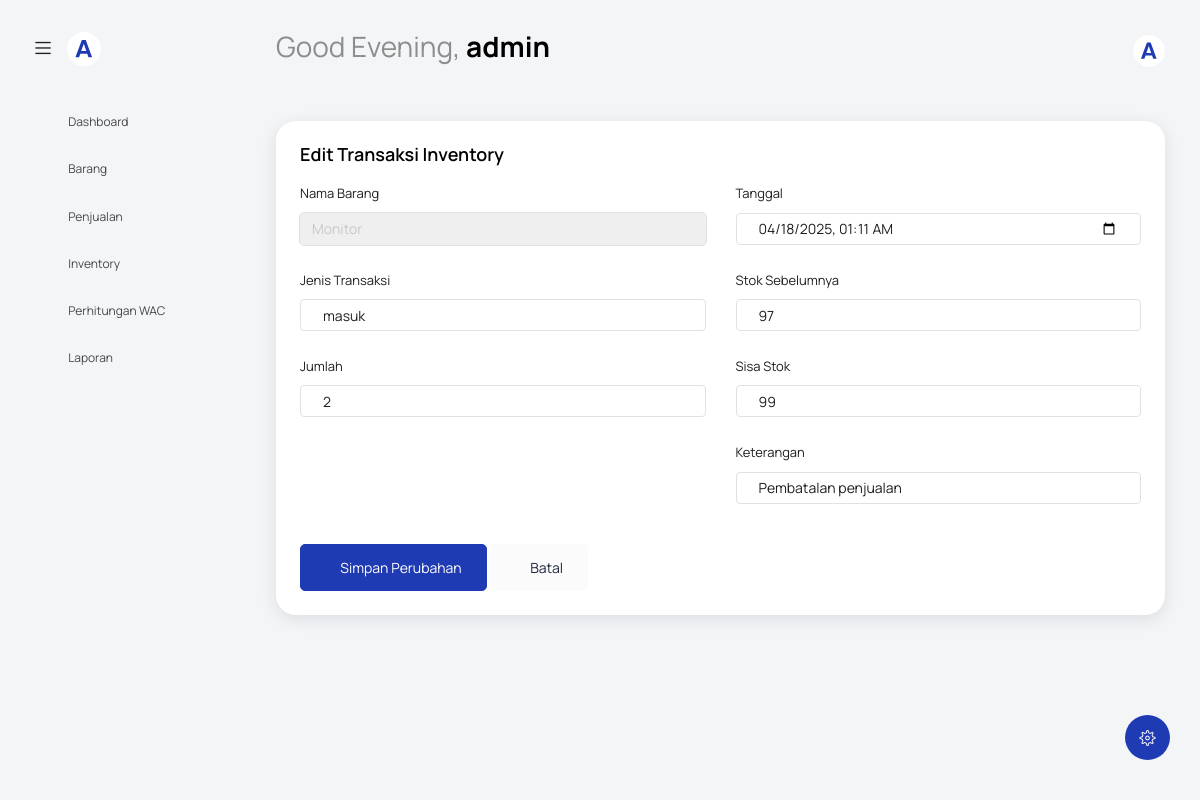
The app's page /index.php?page=edit-inventory&id=9 (signed in) with its own data.
### tables this page shows
CREATE TABLE `inventory` (
  `id_inventory` int NOT NULL,
  `id_barang` int NOT NULL,
  `kode_transaksi` varchar(20) NOT NULL,
  `jenis_transaksi` enum('masuk','keluar') NOT NULL,
  `tanggal` datetime DEFAULT CURRENT_TIMESTAMP,
  `jumlah` int NOT NULL,
  `sisa_stok` int NOT NULL,
  `keterangan` text
);

CREATE TABLE `barang` (
  `id_barang` int NOT NULL,
  `kode_barang` varchar(50) NOT NULL,
  `nama_barang` varchar(100) NOT NULL,
  `kategori` varchar(50) DEFAULT NULL,
  `satuan` varchar(20) DEFAULT NULL,
  `harga_beli` decimal(12,2) NOT NULL DEFAULT '0.00',
  `harga_jual` decimal(12,2) NOT NULL DEFAULT '0.00'
);

### view/inventory/edit-data.php (the view, shortened to what this page needs)
<?php
include 'view/template/header.php';
include 'koneksi.php';
$id_inventory = $_GET['id'];
$query = mysqli_query($koneksi, "SELECT inventory.*, barang.nama_barang
                                 FROM inventory
                                 JOIN barang ON inventory.id_barang = barang.id_barang
                                 WHERE inventory.id_inventory = '$id_inventory'");
$data = mysqli_fetch_assoc($query);
$barang_list = mysqli_query($koneksi, "SELECT * FROM barang");
$stok_before = mysqli_query($koneksi, "
    SELECT sisa_stok FROM inventory
    WHERE id_barang = '{$data['id_barang']}' AND tanggal < '{$data['tanggal']}'
    ORDER BY tanggal DESC, id_inventory DESC LIMIT 1");
$stok_row = mysqli_fetch_assoc($stok_before);
$stok_sebelumnya = $stok_row ? $stok_row['sisa_stok'] : 0;
?>
<body class="with-welcome-text">
<div class="container-scroller">
  <?php include 'view/template/navbar.php'; ?>
  <div class="container-fluid page-body-wrapper">
    <?php include 'view/template/setting_panel.php'; ?>
    <?php include 'view/template/sidebar.php'; ?>
    <div class="main-panel">
      <div class="content-wrapper">
        <div class="row">
          <div class="col-sm-12">
            <div class="card">
              <div class="card-body">
                <h4 class="card-title">Edit Transaksi Inventory</h4>
                <form action="index.php?page=controller/InventoryController" method="POST" id="form-inventory">
                  <div class="row">
                    <div class="col-md-6">
                      <div class="form-group">
                        <label>Nama Barang</label>
                        <select name="id_barang" id="id_barang" class="form-control" required onchange="setStokAwal(this.value)">
                          <?php while ($row = mysqli_fetch_assoc($barang_list)) : ?>
                            <option value="<?= $row['id_barang'] ?>" <?= $row['id_barang'] == $data['id_barang'] ? 'selected' : '' ?>>
                              <?= $row['nama_barang'] ?>
                            </option>
                          <?php endwhile; ?>
                        </select>
                      </div>
                      <div class="form-group">
                        <label>Jenis Transaksi</label>
                        <input type="text" name="jenis_transaksi" id="jenis_transaksi" class="form-control" readonly value="<?= $data['jenis_transaksi'] ?>">
                      </div>
                      <div class="form-group">
                        <label>Jumlah</label>
                        <input type="number" name="jumlah" id="jumlah" class="form-control" min="1" required value="<?= $data['jumlah'] ?>" oninput="hitungSisa()">
                      </div>
                    </div>
                    <div class="col-md-6">
                      <div class="form-group">
                        <label>Tanggal</label>
                        <input type="datetime-local" name="tanggal" class="form-control" required value="<?= date('Y-m-d\TH:i', strtotime($data['tanggal'])) ?>">
                      </div>
                      <div class="form-group">
                        <label>Stok Sebelumnya</label>
                        <input type="number" id="stok_sebelumnya" class="form-control" readonly value="<?= $stok_sebelumnya ?>">
                      </div>
                      <div class="form-group">
                        <label>Sisa Stok</label>
                        <input type="number" name="sisa_stok" id="sisa_stok" class="form-control" readonly value="<?= $data['sisa_stok'] ?>">
                      </div>
                      <div class="form-group">
                        <label>Keterangan</label>
                        <input type="text" name="keterangan" id="keterangan" class="form-control" value="<?= $data['keterangan'] ?>">
                      </div>
                    </div>
                  </div>
                  <button type="submit" class="btn btn-primary mt-3">
                    <i class="mdi mdi-content-save"></i> Simpan Perubahan
                  </button>
                  <a href="index.php?page=inventory" class="btn btn-light mt-3">
                    <i class="mdi mdi-close-circle-outline"></i> Batal
                  </a>
                </form>
              </div>
            </div>
          </div>
        </div>
      </div>
    </div>
  </div>
</div>
</body>
</html>

### records on screen
inventory: id_barang "Monitor", jenis_transaksi "masuk", jumlah "2", tanggal "04/18/2025 01:11", sisa_stok "99", keterangan "Pembatalan penjualan"
inventory: sisa_stok "97"

### other values on screen
$namaPengguna "admin"
$item['title'] "Dashboard"
$item['title'] "Barang"
$item['title'] "Penjualan"
$item['title'] "Inventory"
$item['title'] "Perhitungan WAC"
$item['title'] "Laporan"
